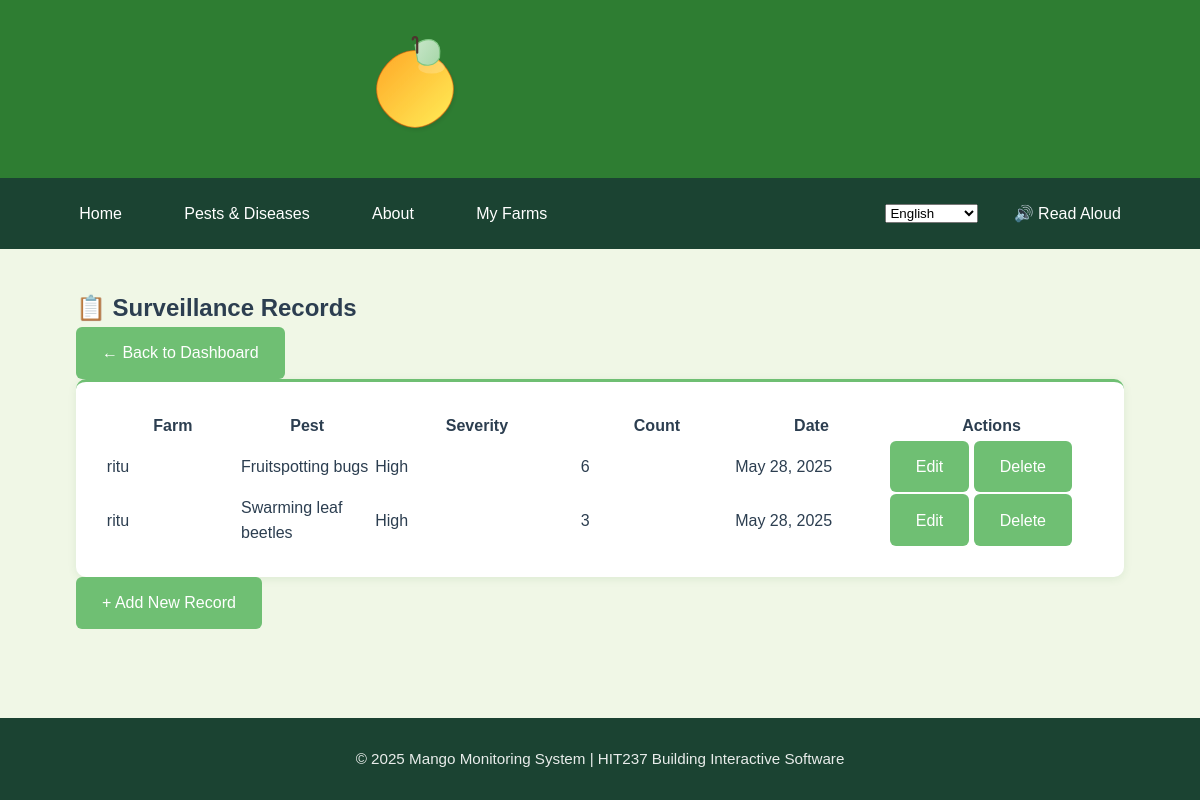
The page /myfarms/surveillance/ (signed in) on the database as committed earlier.
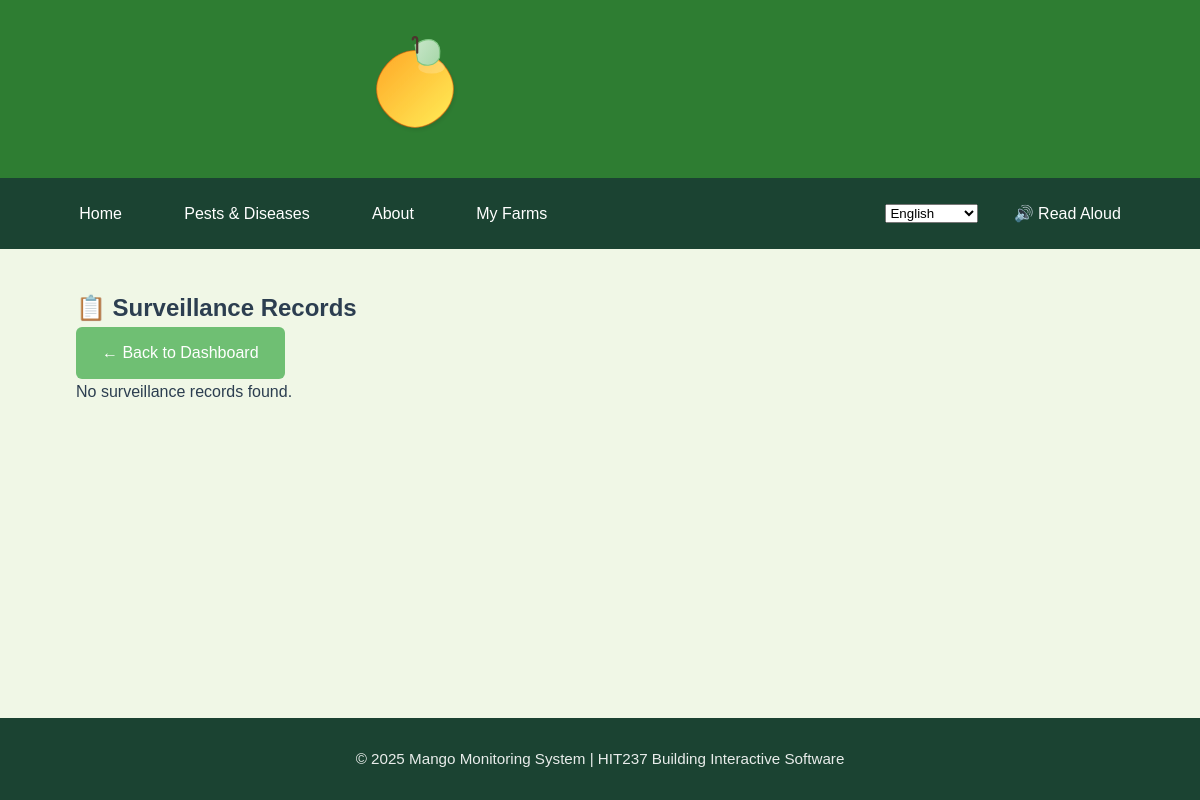
The same page on the database as committed later.
### App2/models.py (models this page shows, shortened)
class Surveillance(models.Model):
    SEVERITY_CHOICES = [
        (1, 'Low'),
        (2, 'Medium'),
        (3, 'High'),
        (4, 'Critical'),
    ]
    PLANT_PART_CHOICES = [
        ('leaves', 'Leaves'),
        ('fruit', 'Fruit'),
        ('flowers', 'Flowers'),
        ('stem', 'Stem/Branches'),
        ('roots', 'Roots'),
        ('whole', 'Whole Plant'),
    ]
    farm = models.ForeignKey(Farm, on_delete=models.CASCADE, related_name='surveillance_records')
    date_observed = models.DateField()
    time_observed = models.TimeField()
    plants_inspected = models.IntegerField(validators=[MinValueValidator(1)],help_text="Number of plants inspected in this surveillance")
    plant_part = models.CharField(max_length=20, choices=PLANT_PART_CHOICES)
    pest = models.ForeignKey(Pest, on_delete=models.CASCADE, related_name='occurrences')
    severity = models.IntegerField(choices=SEVERITY_CHOICES)
    pest_count = models.IntegerField(default=0, help_text="Estimated number of pests found")
    notes = models.TextField(blank=True)
    weather_conditions = models.CharField(max_length=100, blank=True, help_text="e.g., Sunny, Rainy, Humid")
    created_by = models.ForeignKey(User, on_delete=models.SET_NULL, null=True)
    created_at = models.DateTimeField(auto_now_add=True)
    updated_at = models.DateTimeField(auto_now=True)
    class Meta:
        ordering = ['-date_observed', '-time_observed']

class Farm(models.Model):
    name = models.CharField(max_length=100)
    location = models.CharField(max_length=150)
    owner = models.ForeignKey(User, on_delete=models.CASCADE, related_name="farms")
    total_plants = models.IntegerField(validators=[MinValueValidator(1)], help_text="Total number of mango plants on the property")
    farm_size = models.DecimalField(max_digits=10, decimal_places=2, help_text="Farm size in hectares")
    stocking_rate = models.DecimalField(max_digits=10, decimal_places=2, help_text="Plants per hectare", editable=False)
    created_at = models.DateTimeField(auto_now_add=True)
    updated_at = models.DateTimeField(auto_now=True)
    class Meta:
        ordering = ['name']

class Pest(models.Model):
    name = models.CharField(max_length=100)
    description = models.TextField()
    reference_pest_id = models.IntegerField(null=True, blank=True,help_text="ID from reference pest database if identified")
    created_by = models.ForeignKey(User, on_delete=models.SET_NULL, null=True)

### App2/views.py (the view)
# urls.py: path('surveillance/', views.SurveillanceListView.as_view(), name='surveillance-list'),
class SurveillanceListView(LoginRequiredMixin, ListView):
    model = Surveillance
    template_name = 'app2/surveillance_list.html'
    context_object_name = 'surveillance_records'
    def get_queryset(self):
        qs = Surveillance.objects.filter(farm__owner=self.request.user)
        severity = self.request.GET.get('severity')
        if severity:
            qs = qs.filter(severity=severity)
        return qs
    def get_context_data(self, **kwargs):
        context = super().get_context_data(**kwargs)
        context['severity_filter'] = self.request.GET.get('severity')
        return context

### App2/templates/App2/surveillance_list.html (shortened to what this page needs)
{% extends 'app2/base.html' %}
{% block content %}
<div class="container mt-4">
  <div class="d-flex justify-content-between align-items-center mb-4">
    <h2>📋 Surveillance Records</h2>
    <a href="{% url 'App2:profile' %}" class="btn btn-outline-success">← Back to Dashboard</a>
  </div>
  {% if surveillance_records %}
  <div class="card shadow-sm p-3">
    <div class="table-responsive">
      <table class="table table-bordered table-hover text-center align-middle surveillance-table">
        <thead class="table-success">
          <tr>
            <th style="width: 13%;">Farm</th>
            <th style="width: 13%;">Pest</th>
            <th style="width: 20%;">Severity</th>
            <th style="width: 15%;">Count</th>
            <th style="width: 15%;">Date</th>
            <th style="width: 20%;">Actions</th>
          </tr>
        </thead>
        <tbody>
          {% for record in surveillance_records %}
          <tr>
            <td>{{ record.farm.name }}</td>
            <td>{{ record.pest.name }}</td>
            <td>
              <span class="badge bg-{% if record.severity == 1 %}success{% elif record.severity == 2 %}info{% elif record.severity == 3 %}warning{% else %}danger{% endif %}">
                {{ record.get_severity_display }}
              </span>
            </td>
            <td>{{ record.pest_count }}</td>
            <td>{{ record.date_observed }}</td>
            <td>
              <div class="btn-group">
                <a href="{% url 'App2:surveillance-update' record.pk %}" class="btn btn-sm btn-outline-secondary">Edit</a>
                <a href="{% url 'App2:surveillance-delete' record.pk %}" class="btn btn-sm btn-outline-danger">Delete</a>
              </div>
            </td>
          </tr>
          {% endfor %}
        </tbody>
      </table>
    </div>
  </div>
  <div class="text-end mt-3">
    <a href="{% url 'App2:farm-create' %}" class="btn btn-success">+ Add New Record</a>
  </div>
  {% else %}
  <div class="alert alert-warning" role="alert">
    No surveillance records found.
  </div>
  {% endif %}
</div>
{% endblock %}

Rows that differ between the two databases and show on the page:
removed Surveillance: farm.name "ritu", pest.name "Fruitspotting bugs", severity "High", pest_count "6", date_observed "May 28, 2025"
removed Surveillance: farm.name "ritu", pest.name "Swarming leaf beetles", severity "High", pest_count "3", date_observed "May 28, 2025"
Other text that changed with them:
text no longer shown: "Farm Pest Severity Count Date Actions + Add New Record"
text now shown: "No surveillance records found."
